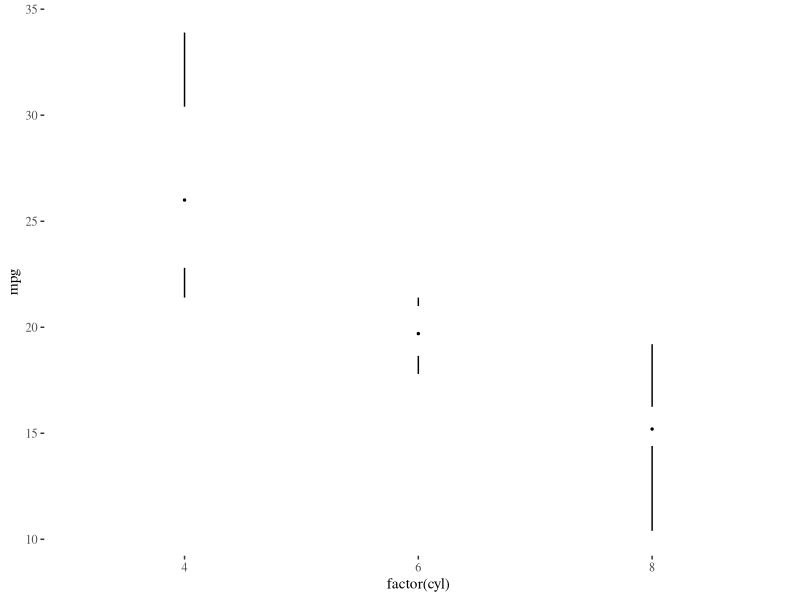
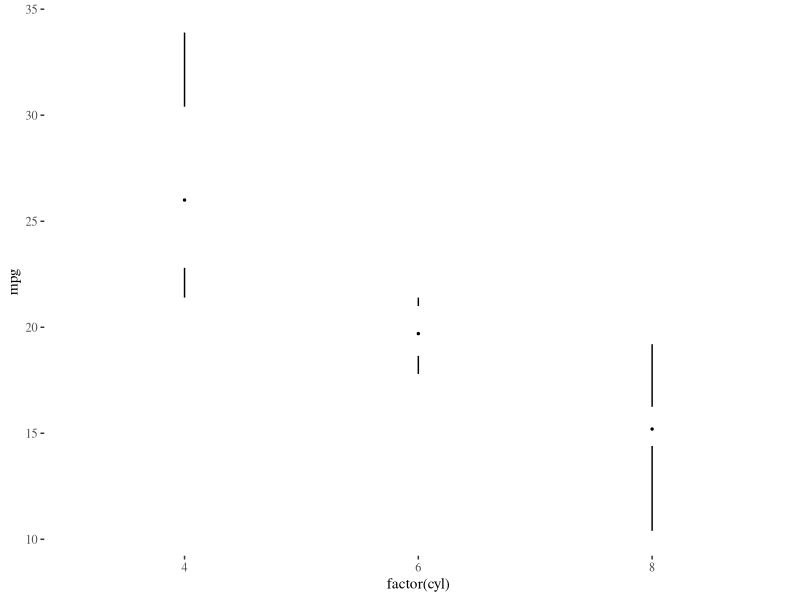
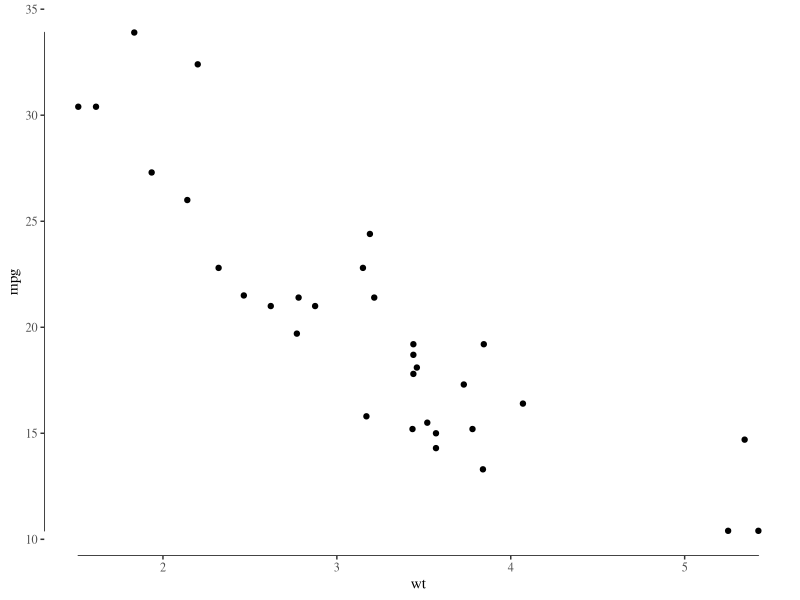
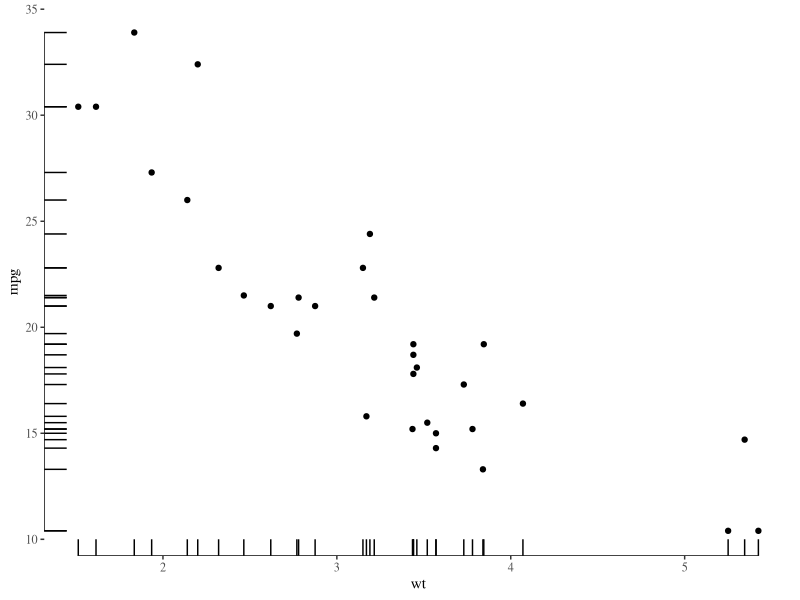

Recreate these plots in R, in order.
## Example use of tufte themes
## Tim Lucas
## 19-11-13

library(ggplot2)
library(ggthemes)

setwd('~/Dropbox/Documents/statsforbios')

## Tufte style bar charts
(ggplot(mtcars, aes(factor(cyl), mpg))
+ geom_tufteboxplot() +
theme_tufte())


# Bar chart with boxes
(ggplot(mtcars, aes(factor(cyl), mpg))
 + geom_tufteboxplot(usebox=TRUE, fatten=1) +
theme_tufte())


## Range plot

(ggplot(mtcars, aes(wt, mpg))
+ geom_point() + geom_rangeframe()
+ theme_tufte())

# Range plot with rug

(ggplot(mtcars, aes(wt, mpg))
+ geom_point() + geom_rangeframe()
+ geom_rug() + theme_tufte())
